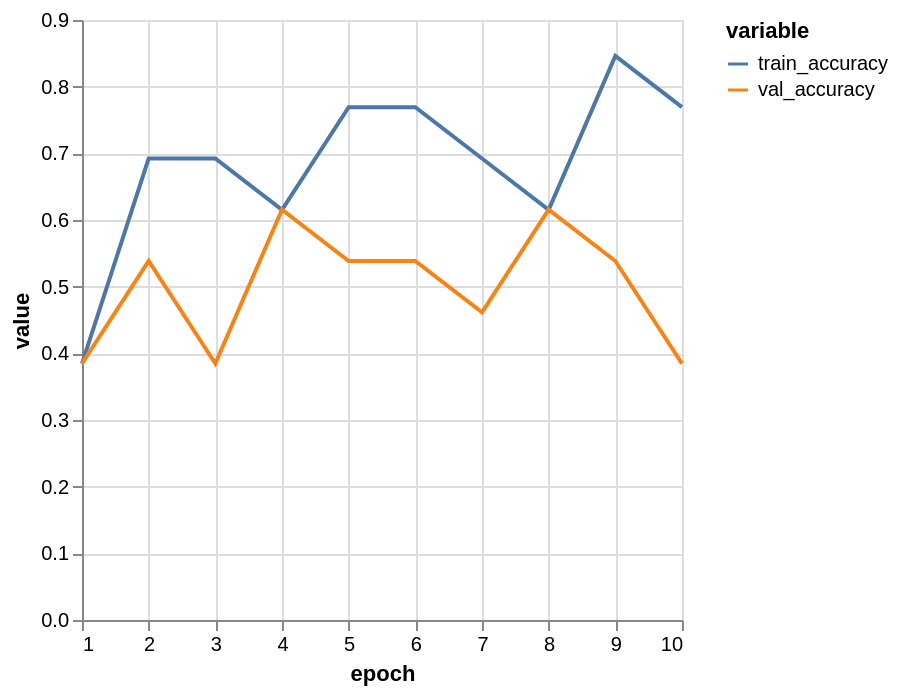

The notebook cell saved with this chart:
### Code cell
import altair as alt

source = results.melt(id_vars=['epoch'])

alt.Chart(source).mark_line().encode(
    x='epoch',
    y='value',
    color='variable'
)

### Figure 1 — Vega-Lite specification as saved in the notebook (floating-point values rounded to 4 significant figures)
{"config": {"view": {"continuousWidth": 300, "continuousHeight": 300}}, "data": {"name": "data-2256ebbef9ed5f106cb107dd1a87a3f3"}, "mark": {"type": "line"}, "encoding": {"color": {"field": "variable", "type": "nominal"}, "x": {"field": "epoch", "type": "quantitative"}, "y": {"field": "value", "type": "quantitative"}}, "$schema": "https://vega.github.io/schema/vega-lite/v5.20.1.json", "datasets": {"data-2256ebbef9ed5f106cb107dd1a87a3f3": [{"epoch": 1, "variable": "train_accuracy", "value": 0.3846}, {"epoch": 2, "variable": "train_accuracy", "value": 0.6923}, {"epoch": 3, "variable": "train_accuracy", "value": 0.6923}, {"epoch": 4, "variable": "train_accuracy", "value": 0.6154}, {"epoch": 5, "variable": "train_accuracy", "value": 0.7692}, {"epoch": 6, "variable": "train_accuracy", "value": 0.7692}, {"epoch": 7, "variable": "train_accuracy", "value": 0.6923}, {"epoch": 8, "variable": "train_accuracy", "value": 0.6154}, {"epoch": 9, "variable": "train_accuracy", "value": 0.8462}, {"epoch": 10, "variable": "train_accuracy", "value": 0.7692}, {"epoch": 1, "variable": "val_accuracy", "value": 0.3846}, {"epoch": 2, "variable": "val_accuracy", "value": 0.5385}, {"epoch": 3, "variable": "val_accuracy", "value": 0.3846}, {"epoch": 4, "variable": "val_accuracy", "value": 0.6154}, {"epoch": 5, "variable": "val_accuracy", "value": 0.5385}, {"epoch": 6, "variable": "val_accuracy", "value": 0.5385}, {"epoch": 7, "variable": "val_accuracy", "value": 0.4615}, {"epoch": 8, "variable": "val_accuracy", "value": 0.6154}, {"epoch": 9, "variable": "val_accuracy", "value": 0.5385}, {"epoch": 10, "variable": "val_accuracy", "value": 0.3846}]}}
